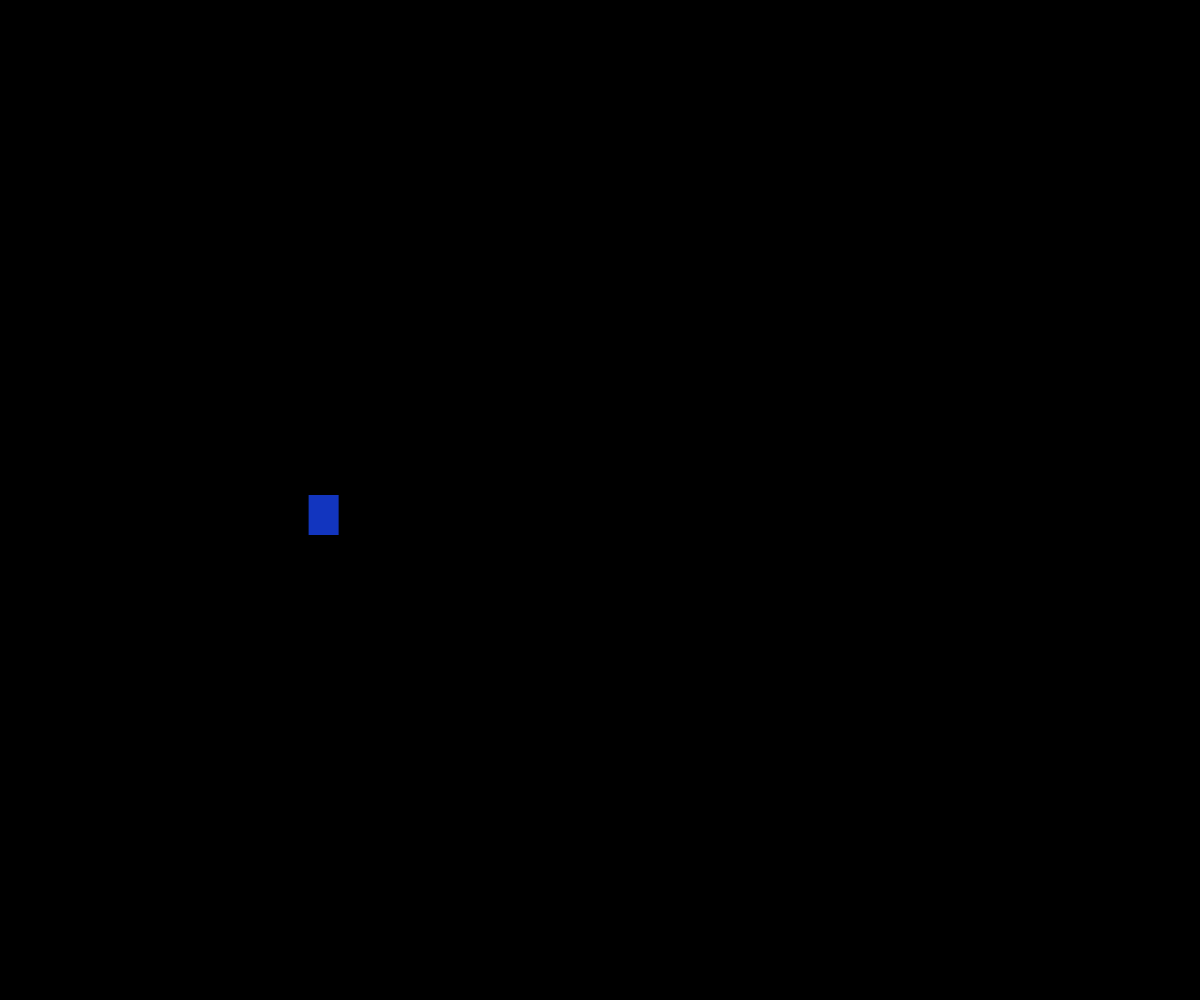
Frame 1 (no input)
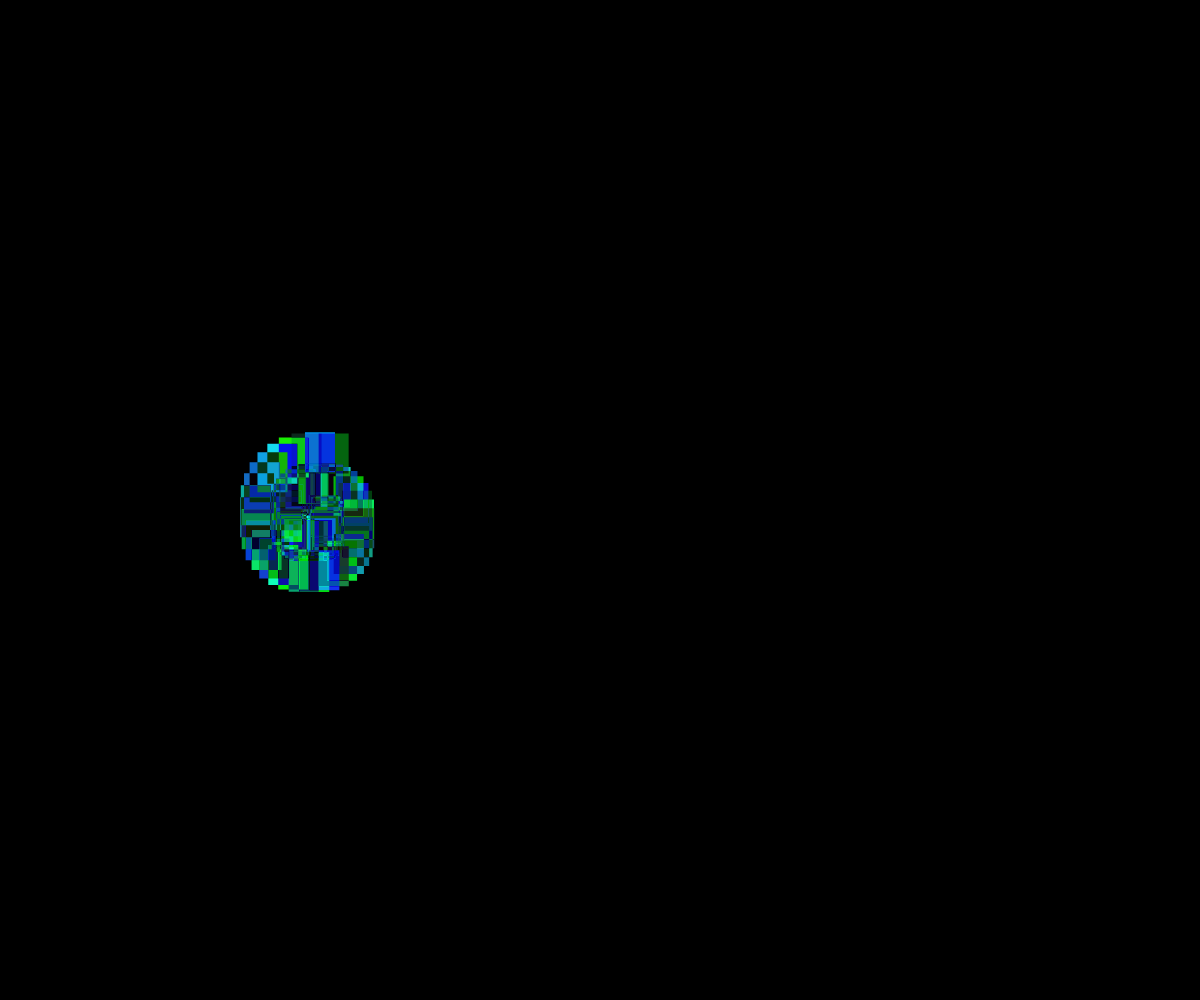
Frame 60 (no input)
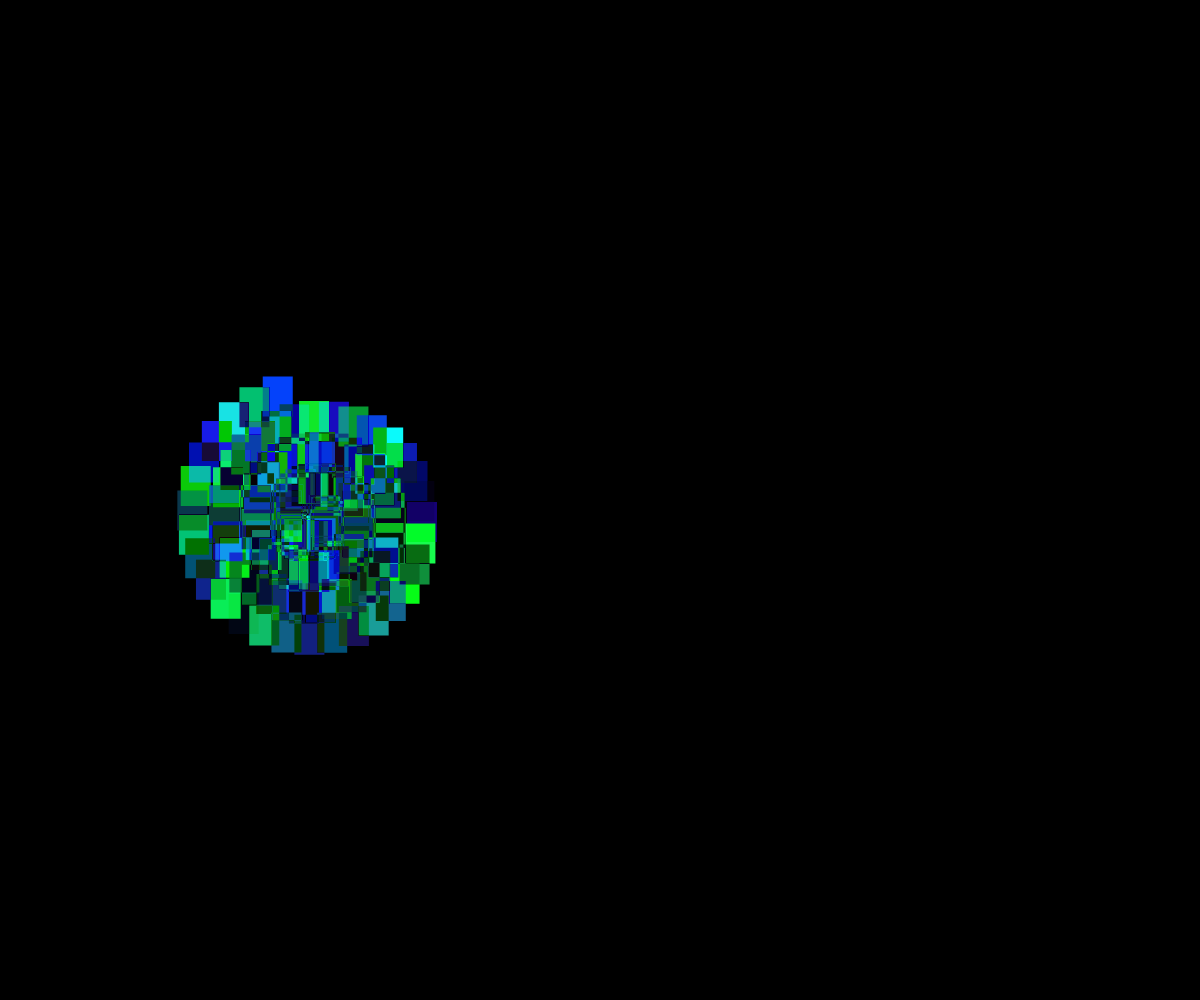
Frame 120 (the mouse pressed at the canvas centre since frame 60)

The p5.js sketch that drew these frames (run headless with seeded random() and noise() and a simulated clock; from frame 60 on, the mouse is pressed at the canvas centre):

// p5.js sketch
// ── sketch.js
let angle = 100;
  let r = 10;
let spin = 0.2;
let grow = spin * 5;

function setup() {
  createCanvas(windowWidth, windowHeight);
  background(0);
  blendMode(DIFFERENCE);
  noCursor();
}

function draw() {
  
  let x = cos(angle)*r;
  let y = sin(angle)*r;
  
  r = r + grow; 
  angle += spin;
  
  translate(width / 4, height / 2);
  randomColor = color(random(25),random(255), random(255));
  fill(randomColor)
  noStroke();
  rect(x, y, 30, 40);
  
}
